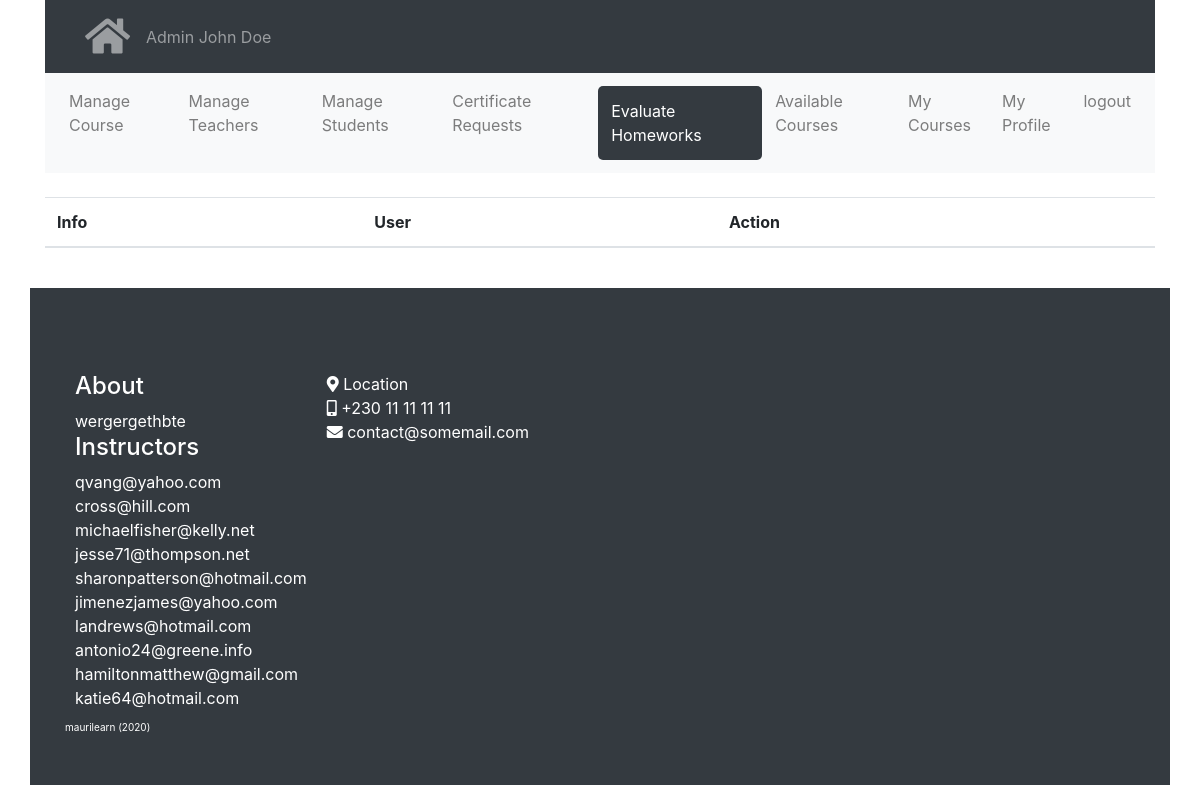
Page /course/homework/submissions (signed in) on the earlier database version.
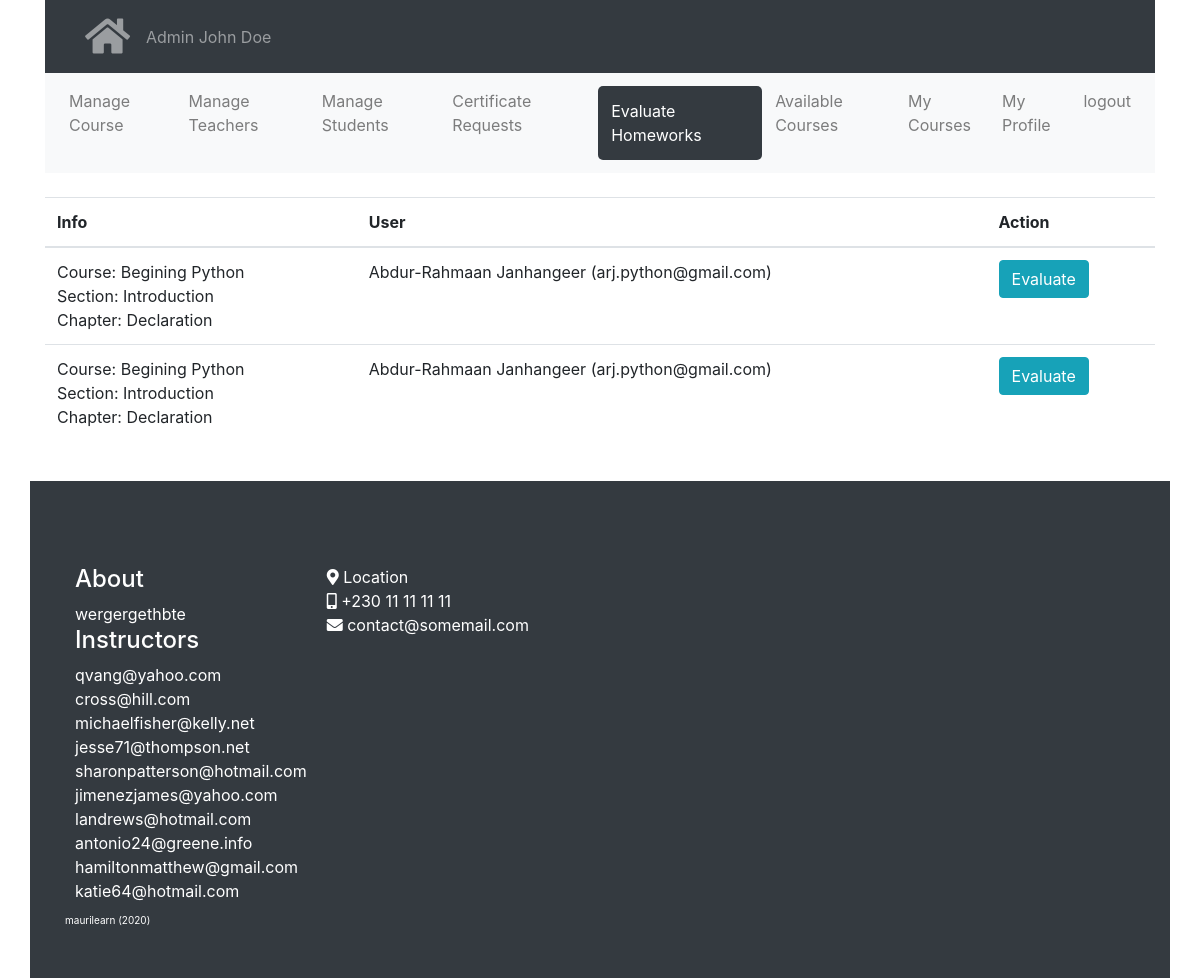
Same page on the later database version.
### modules/auth/models.py (models this page shows, shortened)
class User(UserMixin, db.Model):
    __tablename__ = 'users'
    id = db.Column(db.Integer, primary_key=True)
    email = db.Column(db.String(100))
    password = db.Column(db.String(128))
    name = db.Column(db.String(120))
    role = db.Column(db.String(120))
    courses = db.relationship("Course",
        secondary=course_subs,
        cascade = "all, delete")# !subs- teacher, students
    quiz_histories = db.relationship('QuizHistory', backref='person', lazy=True,
        cascade="all, delete, delete-orphan")
    def delete(self):
        db.session.delete(self)
        db.session.commit()

### modules/course/models.py (models this page shows, shortened)
class HomeworkSubmission(db.Model):
    __tablename__ = 'homework_submissions'
    id = db.Column(db.Integer, primary_key=True)
    course_taker_id = db.Column(db.Integer, db.ForeignKey('users.id'),
        nullable=False)
    subsection_id = db.Column(db.Integer, db.ForeignKey('sub_sections.id'),
        nullable=False)
    filename = db.Column(db.String(100))

class Course(db.Model):
    __tablename__ = 'courses'
    id = db.Column(db.Integer, primary_key=True)
    name = db.Column(db.String(100))
    created_date = db.Column(db.DateTime, default=datetime.now())
    teacher_id = db.Column(db.Integer, db.ForeignKey('users.id'),
        nullable=False)
    sections = db.relationship('Section', backref='course', lazy=True,
        cascade="all, delete, delete-orphan")
    def delete(self):
        db.session.delete(self)
        db.session.commit()

class Section(db.Model):
    __tablename__ = 'sections'
    id = db.Column(db.Integer, primary_key=True)
    name = db.Column(db.String(100))
    created_date = db.Column(db.DateTime, default=datetime.now())
    course_id = db.Column(db.Integer, db.ForeignKey('courses.id'),
        nullable=False)
    quizzes = db.relationship('Quiz', backref='section', lazy=True,
        cascade="all, delete, delete-orphan")
    quiz_histories = db.relationship('QuizHistory', backref='section', lazy=True,
        cascade="all, delete, delete-orphan")
    sub_sections = db.relationship('SubSection', backref='section', lazy=True,
        cascade="all, delete, delete-orphan")
    def delete(self):
        db.session.delete(self)
        db.session.commit()

class SubSection(db.Model):
    __tablename__ = 'sub_sections'
    id = db.Column(db.Integer, primary_key=True)
    name = db.Column(db.String(100))
    created_date = db.Column(db.DateTime, default=datetime.now())
    section_id = db.Column(db.Integer, db.ForeignKey('sections.id'),
        nullable=False)
    resources = db.relationship('Resource', backref='sub_section', lazy=True,
        cascade="all, delete, delete-orphan")
    homeworks = db.relationship('Homework', backref='sub_section', lazy=True,
        cascade="all, delete, delete-orphan")
    homework_submissions = db.relationship('HomeworkSubmission', backref='sub_section', lazy=True,
        cascade="all, delete, delete-orphan")
    homework_evaluations = db.relationship('HomeworkEvaluation', backref='sub_section', lazy=True,
        cascade="all, delete, delete-orphan")
    def delete(self):
        db.session.delete(self)
        db.session.commit()

### modules/course/view.py (the view, shortened to what this page needs)
@course_blueprint.route("/homework/submissions", methods=['GET', 'POST'])
@login_required
def view_homework_submissions():
    context = base_context()
    if current_user.role == 'admin':
        submissions = HomeworkSubmission.query.all()
    context['submissions'] = submissions
    context['User'] = User
    return render_template('course/view_submissions.html', **context)

### shopyoapi/enhance.py (called while the page is built)
def base_context():
    base_context = {
        'MESSAGE': '',
        'current_user': current_user,
        'User': User
    }
    return base_context.copy()

### modules/course/templates/course/view_submissions.html (shortened to what this page needs)
{% extends "base/base.html" %}
{% block content %}
{%set active_page = 'evaluate_homeworks'%}
{%include 'course/partials/nav.html'%}
<br>
<table class="table">
  <thead>
    <tr>
      <th>Info</th>
      <th>User</th>
      <th>Action</th>
    </tr>
  </thead>
  <tbody>
    {%for submission in submissions%}
      {%set course_taker = User.query.get(submission.course_taker_id) %}
      <tr>
        <td>
        Course: {{submission.sub_section.section.course.name}}<br>
        Section: {{submission.sub_section.section.name}}<br>
        Chapter: {{submission.sub_section.name}}
        <td>
        {{course_taker.name}} ({{course_taker.email}})
        </td>
        <td>
          <a
            class="btn btn-info"
            href="{{url_for('course.evaluate_homework_submission', submission_id=submission.id)}}">
            Evaluate
          </a>
        </td>
      </tr>
    {%endfor%}
  </tbody>
</table>
{% endblock %}

### modules/base/templates/base/base.html (shortened to what this page needs)
<!DOCTYPE html>
<html>
<head>
    <link rel="stylesheet" href="/static/bootstrap.min.css">
    <link rel="stylesheet" href="/static/fontawesome/css/all.css">
</head>
<body>
<div class="container">
    <nav class="navbar navbar-expand-sm bg-dark navbar-dark">
      <div id="flashed-messages">
    </div>
      <ul class="navbar-nav">
        <li class="nav-item">
          <a class="nav-link" href="/" title="Main Page"><i class="fas fa-home"></i></a>
        </li>
      </ul>
      <ul class="navbar-nav">
        <li class="nav-item">
          <a class="nav-link" href="/" title="Main Page">
            <span style="text-transform:capitalize;">{{current_user.role}}</span> {{current_user.name}}
          </a>
        </li>
      </ul>
    </nav>
    {% block content %}{% endblock %}
</div>
<br>
<footer class="app-footer page-footer bg-dark container" style="">
  <br>
  <div class="row">
    <div class="">
      <h4>About</h4>
      wergergethbte
      <h4>Instructors</h4>
      {%for teacher in User.query.filter(
                (User.role == 'teacher')
                ).all()%}
        {{teacher.email}}<br>
      {%endfor%}
    </div>
    <div class="">
      <i class="fa fa-map-marker-alt"></i> Location <br>
      <i class="fa fa-mobile-alt"></i> +230 11 11 11 11 <br>
      <i class="fa fa-envelope"></i> contact@somemail.com
    </div>
  </div>
  <div class="row app-copyright">
    maurilearn (<span id="year"></span>)
  </div>
</footer>
</body>
</html>

Differences in the rows shown:
added HomeworkSubmission: sub_section.section.course.name "Begining Python", sub_section.section.name "Introduction", sub_section.name "Declaration"
now on this page (row unchanged): User: name "Abdur-Rahmaan Janhangeer", email "arj.python@gmail.com"
added HomeworkSubmission: sub_section.section.course.name "Begining Python", sub_section.section.name "Introduction", sub_section.name "Declaration"
